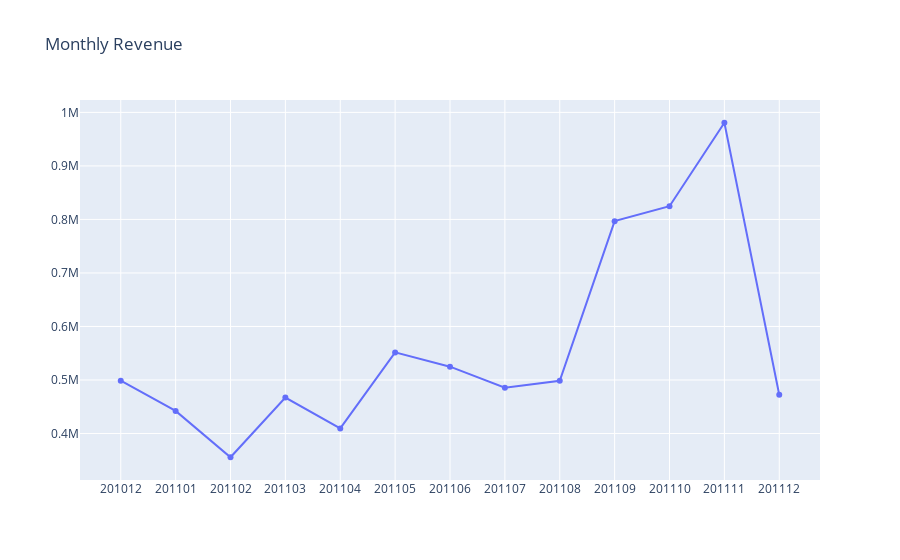

Source (notebook cell):
### Code cell
plot_data= [
    go.Scatter(
    x=data2_revenue['InvoiceYearMonth'],
    y=data2_revenue['Revenue'],
    mode='lines+markers'
    )
]
plot_layout = go.Layout(
    xaxis={'type':'category'},
    title= 'Monthly Revenue'
           )
fig = go.Figure(data=plot_data, layout=plot_layout)
pyoff.iplot(fig)

### Figure 1 — Plotly figure (JSON) as saved in the notebook; plotly's stock layout.template omitted (floating-point values rounded to 4 significant figures)
{"data": [{"mode": "lines+markers", "type": "scatter", "x": [201012, 201101, 201102, 201103, 201104, 201105, 201106, 201107, 201108, 201109, 201110, 201111, 201112], "y": [498700.0, 442200.0, 355700.0, 467200.0, 409600.0, 551600.0, 524900.0, 485600.0, 498500.0, 796800.0, 824800.0, 980600.0, 472400.0]}], "layout": {"title": {"text": "Monthly Revenue"}, "xaxis": {"type": "category"}}}
